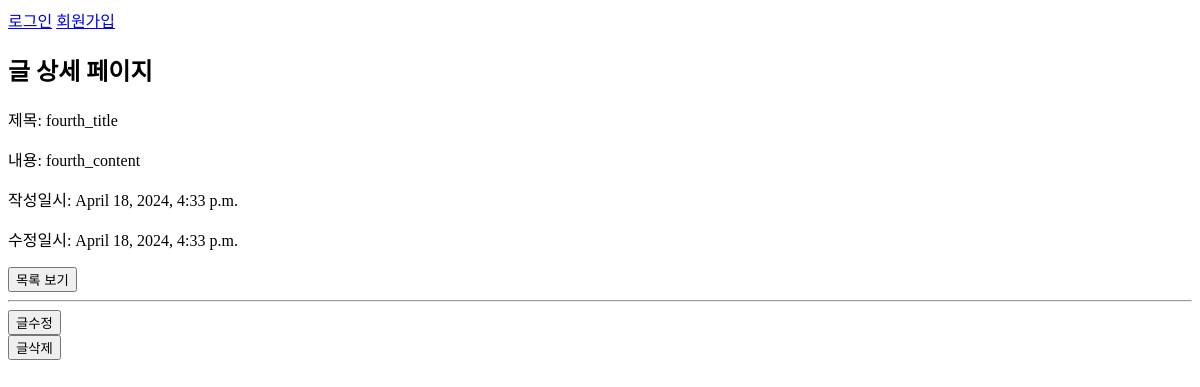
The page /products/4/ on the database as committed earlier.
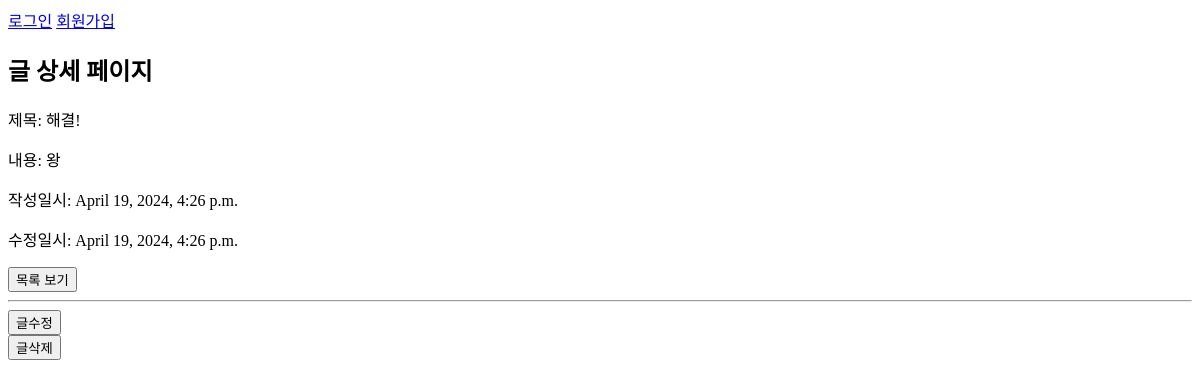
The same page on the database as committed later.
### products/models.py (models this page shows, shortened)
class Article(models.Model):
    title = models.CharField(max_length=50)
    content = models.TextField()
    created_at = models.DateTimeField(auto_now_add=True)
    updated_at = models.DateTimeField(auto_now=True)
    author = models.ForeignKey(settings.AUTH_USER_MODEL, on_delete=models.CASCADE, related_name='products')
    like_users = models.ManyToManyField(
        settings.AUTH_USER_MODEL, related_name='like_articles'
    )

### products/views.py (the view)
# urls.py: path('<int:pk>/', views.product_detail, name='product_detail'),
def product_detail(request, pk):
    article = Article.objects.get(pk=pk)
    context = {"article" : article}
    return render(request, 'products/product_detail.html', context)

### products/templates/products/product_detail.html (shortened to what this page needs)
{% extends "base.html" %}
{% block content %}
    <h2>글 상세 페이지</h2>
    <p>제목: {{article.title}}</p>
    <p>내용: {{article.content}}</p>
    <p>작성일시: {{article.created_at}}</p>
    <p>수정일시: {{article.updated_at}}</p>
    <a href="{% url 'products:product_list' %}"><button>목록 보기</button></a>
    <hr>
    <a href="{% url 'products:update' article.pk %}"><button>글수정</button></a>
    <form action="{% url 'products:delete' article.pk %}" method="POST">
        <input type="submit" value="글삭제">
    </form>
{% endblock content %}

### templates/base.html (shortened to what this page needs)
<!DOCTYPE html>
<html lang="en">
<head>
</head>
<body>
    <div class="navbar">
        {% if request.user.is_authenticated %}
            <h3>안녕하세요, {{ user }}님</h3>
            <form action="{% url 'accounts:logout' %}" method='POST'>
                {% csrf_token %}
                <input type="submit" value="로그아웃">
            </form>
            <a href="{% url 'accounts:update' %}">회원정보수정</a>
            <form action="{% url 'accounts:leave' %}" method="POST">
                {% csrf_token %}
                <input type="submit" value="회원탈퇴">
            </form>
            <a href="{% url 'accounts:profile' request.user.username %}">내 프로필 페이지로 가기</a>
        {% else %}
            <a href="{% url 'accounts:login' %}">로그인</a>
            <a href="{% url 'accounts:signup' %}">회원가입</a>
        {% endif %}
    </div>
    <div class="container">
        {% block content %}
        {% endblock content %}
    </div>
</body>
</html>

Rows that differ between the two databases and show on the page:
changed Article: title "fourth_title" → "해결!"; content "fourth_content" → "왕"; created_at "April 18, 2024, 4:33 p.m." → "April 19, 2024, 4:26 p.m."; updated_at "April 18, 2024, 4:33 p.m." → "April 19, 2024, 4:26 p.m."
